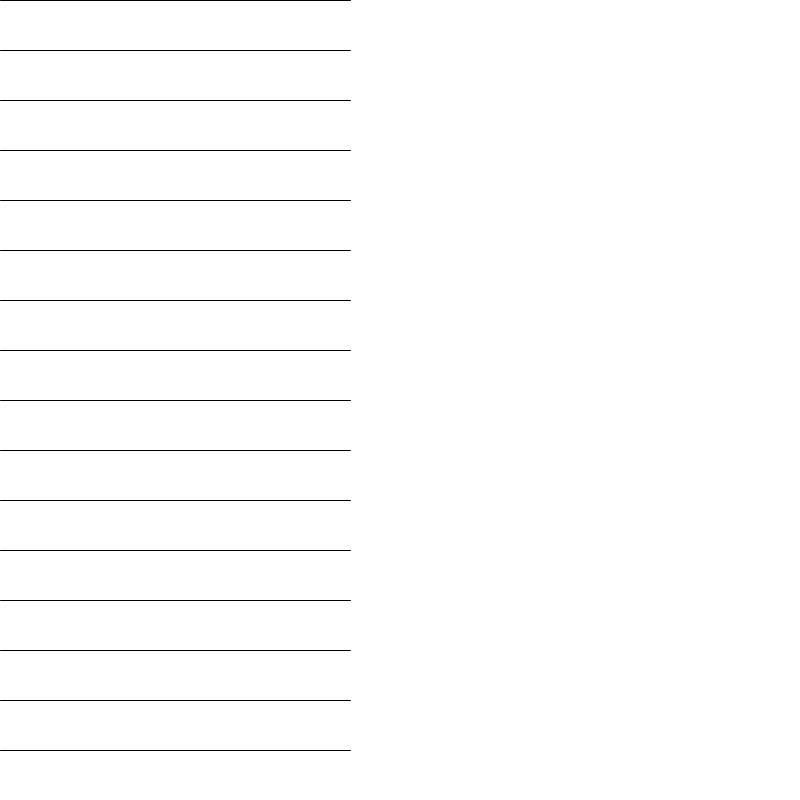
Frame 1 (no input)
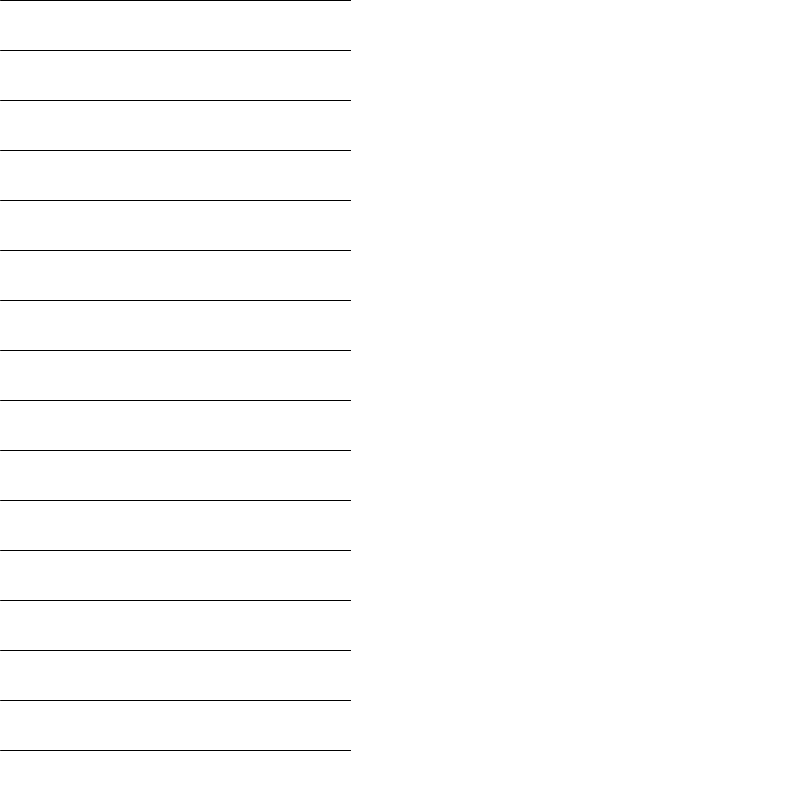
Frame 60 (the mouse pressed at the canvas centre just before this capture)
Frame 120 (the mouse held since frame 60 and released just before this capture): identical to frame 60, image omitted

The Processing sketch that drew these frames (run headless with seeded random() and noise(); from frame 60 on, the mouse is pressed at the canvas centre):

// Processing sketch: week04_alptugan_Truchet_Tiles_01
// ── week04_alptugan_Truchet_Tiles_01.pde
// Declare starting point of the lines
int xStart;
int yStart;
int xEnd;
int yEnd;

int tileSize;

// setup function runs once, when the program starts
void setup() {
  // set window position on screen
  surface.setLocation(0, 200);

  //Set window size
  size(800, 800);

  // set background color
  background(#ffffff);

  // Set the square tile size
  tileSize = 50;

  // Assign the values to the x and y
  xStart = 0;
  xEnd   = tileSize;
  yStart = 0;
  yEnd   = yStart;
}


// Draw function runs until the program stops
void draw() {

  // Draw 1st row
  /*for (int i = 0; i < width; i = i + tileSize) {
   line(xStart + i, yStart, xEnd + i, yStart);
   }*/

  // TODO: 5 min. Challenge
  // Draw the 2nd column

  // Draw 1st column
  for (int j = 0; j < height; j = j + tileSize) {
    line(xStart, yStart + j, xEnd, yStart + j);
  }

  xStart = tileSize;
  xEnd = tileSize * 2;
  for (int j = 0; j < height; j = j + tileSize) {
    line(xStart, yStart + j, xEnd, yStart + j);
  }

  xStart = tileSize * 2;
  xEnd = tileSize * 3;
  for (int j = 0; j < height; j = j + tileSize) {
    line(xStart, yStart + j, xEnd, yStart + j);
  }

  xStart = tileSize * 3;
  xEnd = tileSize * 4;
  for (int j = 0; j < height; j = j + tileSize) {
    line(xStart, yStart + j, xEnd, yStart + j);
  }


  xStart = tileSize * 4;
  xEnd = tileSize * 5;
  for (int j = 0; j < height; j = j + tileSize) {
    line(xStart, yStart + j, xEnd, yStart + j);
  }

  xStart = tileSize * 5;
  xEnd = tileSize * 6;
  for (int j = 0; j < height; j = j + tileSize) {
    line(xStart, yStart + j, xEnd, yStart + j);
  }

  xStart = tileSize * 6;
  xEnd = tileSize * 7;
  for (int j = 0; j < height; j = j + tileSize) {
    line(xStart, yStart + j, xEnd, yStart + j);
  }
}
